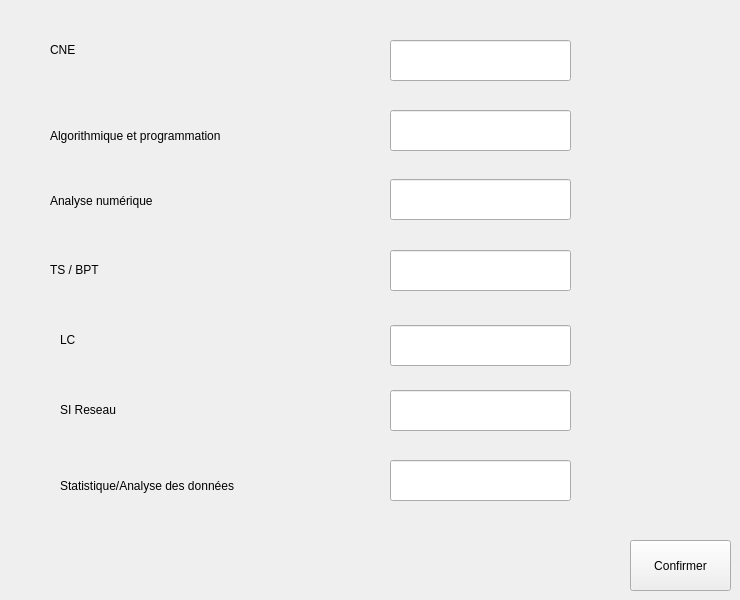
     <widget class="QWidget" name="tab_13">
      <attribute name="title">
       <string>S1</string>
      </attribute>
      <widget class="QLabel" name="label_2">
       <property name="geometry">
        <rect>
         <x>50</x>
         <y>120</y>
         <width>261</width>
         <height>31</height>
        </rect>
       </property>
       <property name="text">
        <string>Algorithmique et programmation</string>
       </property>
      </widget>
      <widget class="QLabel" name="label_9">
       <property name="geometry">
        <rect>
         <x>60</x>
         <y>470</y>
         <width>281</width>
         <height>31</height>
        </rect>
       </property>
       <property name="text">
        <string>Statistique/Analyse des données</string>
       </property>
      </widget>
      <widget class="QLineEdit" name="lineEdit_8">
       <property name="geometry">
        <rect>
         <x>390</x>
         <y>460</y>
         <width>181</width>
         <height>41</height>
        </rect>
       </property>
      </widget>
      <widget class="QLabel" name="label_7">
       <property name="geometry">
        <rect>
         <x>60</x>
         <y>330</y>
         <width>121</width>
         <height>20</height>
        </rect>
       </property>
       <property name="text">
        <string>LC</string>
       </property>
      </widget>
      <widget class="QLineEdit" name="lineEdit_7">
       <property name="geometry">
        <rect>
         <x>390</x>
         <y>390</y>
         <width>181</width>
         <height>41</height>
        </rect>
       </property>
      </widget>
      <widget class="QLineEdit" name="lineEdit_5">
       <property name="geometry">
        <rect>
         <x>390</x>
         <y>250</y>
         <width>181</width>
         <height>41</height>
        </rect>
       </property>
      </widget>
      <widget class="QLabel" name="label_5">
       <property name="geometry">
        <rect>
         <x>50</x>
         <y>190</y>
         <width>181</width>
         <height>21</height>
        </rect>
       </property>
       <property name="text">
        <string>Analyse numérique</string>
       </property>
      </widget>
      <widget class="QLineEdit" name="lineEdit_4">
       <property name="geometry">
        <rect>
         <x>390</x>
         <y>179</y>
         <width>181</width>
         <height>41</height>
        </rect>
       </property>
      </widget>
      <widget class="QLineEdit" name="lineEdit_6">
       <property name="geometry">
        <rect>
         <x>390</x>
         <y>325</y>
         <width>181</width>
         <height>41</height>
        </rect>
       </property>
      </widget>
      <widget class="QLabel" name="label_10">
       <property name="geometry">
        <rect>
         <x>50</x>
         <y>40</y>
         <width>111</width>
         <height>20</height>
        </rect>
       </property>
       <property name="text">
        <string>CNE </string>
       </property>
      </widget>
      <widget class="QLineEdit" name="lineEdit_9">
       <property name="geometry">
        <rect>
         <x>390</x>
         <y>40</y>
         <width>181</width>
         <height>41</height>
        </rect>
       </property>
      </widget>
      <widget class="QLineEdit" name="lineEdit">
       <property name="geometry">
        <rect>
         <x>390</x>
         <y>110</y>
         <width>181</width>
         <height>41</height>
        </rect>
       </property>
      </widget>
      <widget class="QLabel" name="label_6">
       <property name="geometry">
        <rect>
         <x>50</x>
         <y>260</y>
         <width>141</width>
         <height>20</height>
        </rect>
       </property>
       <property name="text">
        <string>TS / BPT </string>
       </property>
      </widget>
      <widget class="QLabel" name="label_8">
       <property name="geometry">
        <rect>
         <x>60</x>
         <y>400</y>
         <width>111</width>
         <height>20</height>
        </rect>
       </property>
       <property name="text">
        <string>SI Reseau</string>
       </property>
      </widget>
      <widget class="QPushButton" name="pushButton_6">
       <property name="geometry">
        <rect>
         <x>630</x>
         <y>540</y>
         <width>101</width>
         <height>51</height>
        </rect>
       </property>
       <property name="text">
        <string>Confirmer</string>
       </property>
      </widget>
     </widget>
